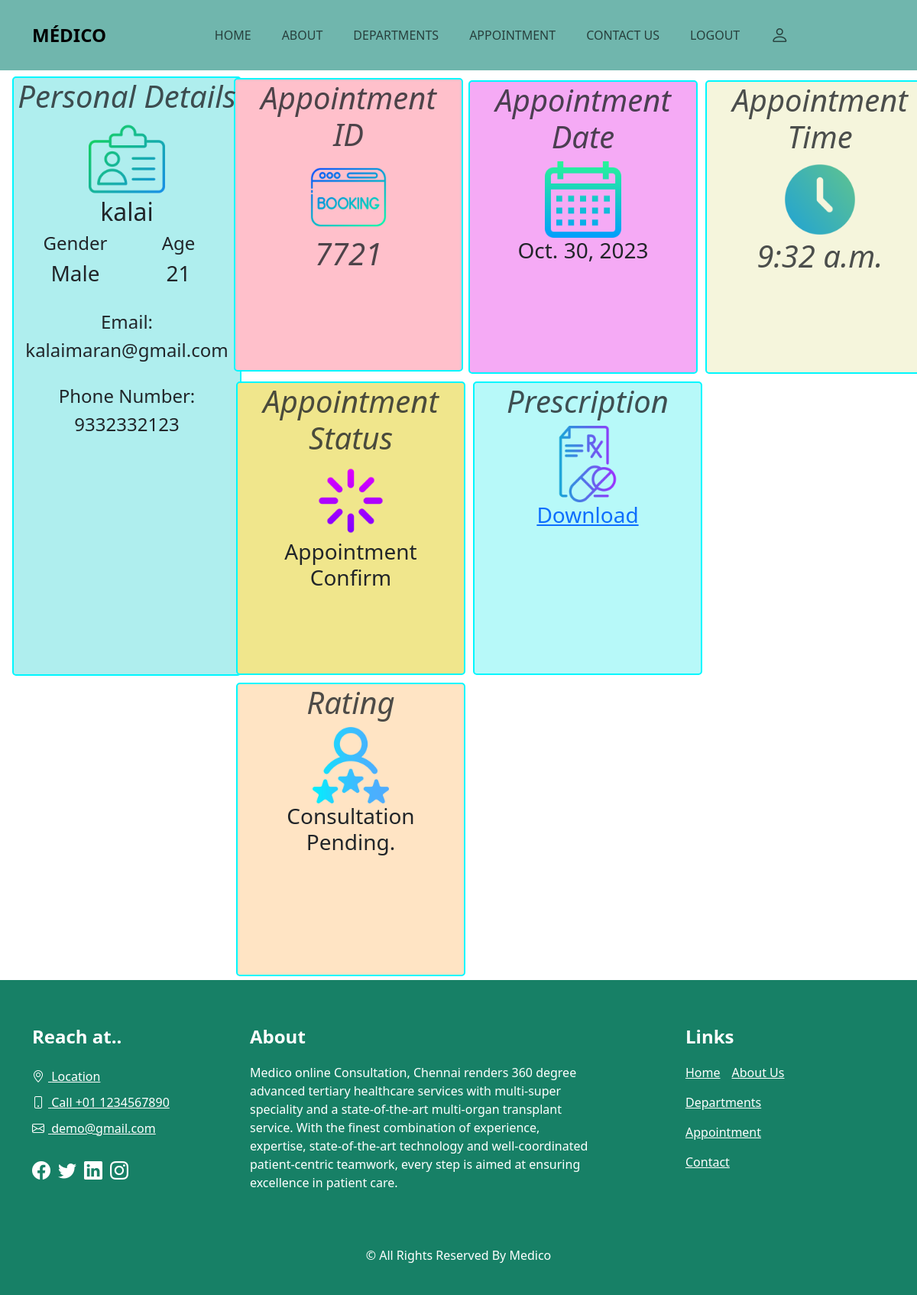
Screenshot of /myappointments/7721 (signed in) with the database file from the repository.
### docapp/models.py (models this page shows, shortened)
class Appointment(models.Model):
    bid=ShortUUIDField(length=4, max_length=4, alphabet="1234567890", primary_key=True, null=False)
    pfname=models.CharField(max_length=40)
    plname=models.CharField(max_length=40)
    pgender=models.CharField(max_length=10)
    page=models.IntegerField()
    pemail=models.CharField(max_length=100)
    pnumber=models.IntegerField()
    pvisited=models.CharField(max_length=4)
    pspecialist=models.CharField(max_length=30)
    pappointdate=models.DateField()
    pappointtime=models.TimeField()
    pstatus=models.CharField(max_length=30, default="Pending")
    pprescription=models.FileField(null=True, blank=True, upload_to='prescription')

### docapp/views.py (the view)
# urls.py: path("myappointments/<int:id>", views.getappointments),
def getappointments(request, id=None):
    if id is not None:
        data=Appointment.objects.filter(bid=id)
        print('id',id)
    return render(request, "myappointments.html", locals())

### templates/myappointments.html (shortened to what this page needs)
{% extends 'base.html' %}
{% block myconsultation %}
<div class="sub_page" style="padding-top: 100px;">
    <!DOCTYPE html>
<html lang="en">
<head>
    <link href="https://cdn.jsdelivr.net/npm/bootstrap@5.3.1/dist/css/bootstrap.min.css" rel="stylesheet">
    <link rel="stylesheet" href="https://cdn.jsdelivr.net/npm/bootstrap-icons@1.10.5/font/bootstrap-icons.css">
</head>
<body>
    {% if id == None %}
    <form method="POST">
        {% csrf_token %}
        <div class="contain">
        <div class="appointcontain">
            <h1>Select Booking ID</h1>
            <select name="bid">
                {% for g in data %}
                <option value="{{g.bid}}" aria-checked="true">{{g.bid}}</option>
                {% endfor %}
            </select>
            <button type="submit" class="btn btn-primary">Submit</button>
        </div>
        </div>
    </form>
    {% else %}
    {% for j in data %}
    <div class="d-flex w-100 m-0 ms-3">
        <div class="col-3">
            <div class="personal">
                <h1>Personal Details</h1>
                <img src="/static/icon/badge.png" alt="">
                <h2 style="text-align: center;">{{j.pfname}}</h2>
                <div class="row g-2">
                    <div class="col-md-4 ms-auto">
                        <h4 for="gender">Gender</h4>
                        <h3 id="gender">{{j.pgender}}</h3>
                    </div>
                    <div class="col-md-4 mx-auto">
                        <h4 for="age">Age</h4>
                        <h3 id="age">{{j.page}}</h3>
                    </div>
                </div><br>
                <div class="row g-2">
                    <div class="col">
                        <h4 for="emaill">Email:</h4>
                        <h4 id="emaill">{{j.pemail}}</h4>
                    </div>
                </div><br>
                <div class="row">
                    <div class="col">
                        <h4 for="pnumber">Phone Number:</h4>
                        <h4 id="pnumber">{{j.pnumber}}</h4>
                    </div>
                </div>
            </div>
        </div>
        <div class="col-9">
            <div class="row">
                <div class="booking">
                    <h1>Appointment ID</h1>
                    <img src="/static/icon/booking.png" alt="">
                    <h1>{{j.bid}}</h1>
                </div>
                <div class="calender">
                    <h1>Appointment Date</h1>
                    <img src="/static/icon/calendar (2).png" alt="">
                    <h3>{{j.pappointdate}}</h3>
                </div>
                <div class="timing">
                    <h1>Appointment Time</h1>
                    <img src="/static/icon/clock (1).png" alt="">
                    <h1>{{j.pappointtime}}</h1>
                </div>
            </div>
            <div class="row">
                <div class="status">
                    <h1>Appointment Status</h1>
                    <img src="/static/icon/waiting.png" alt="">
                    <h3>{{j.pstatus}}</h3>
                </div>
                <div class="prescription">
                    <h1>Prescription</h1>
                    <img src="/static/icon/prescription (1).png" alt="">
                    {% if j.pprescription %}
                    <h3><a href="/static/{{j.pprescription}}">Download</a></h3>
                    {% else %}
                    <h3>Consultation Pending.</h3>
                    {% endif %}
                </div>
                <div class="rating">
                    <h1>Rating</h1>
                    <img src="/static/icon/rating.png" alt="">
                    {% if i.pstatus == 'Consultation Completed' %}
                    <h3><a href="{% url 'rate' %}/{{j.bid}}">Rating</a></h3>
                    {% else %}
                    <h3>Consultation Pending.</h3>
                    {% endif %}
                </div>
            </div>
        </div>
    </div>
    {% endfor %}
    {% endif %}
</div>
{% endblock %}

### static/style.css (style rules this page uses)
body { font-family: 'Nunito', sans-serif; }
a, a:hover, a:focus { text-decoration: none; }
body { font-family: 'Poppins', sans-serif; }
::placeholder { font-size: 16px; }

### templates/myappointments.html (style rules this page uses)
img { margin: 40px; width: 100px; margin: auto; }
h1 { text-align: center; font-style: italic; opacity: 0.8; }
.personal { background-color: paleturquoise; height: 98vh; width: 300px; text-align: center; border: 2px solid rgb(0, 247, 255); border-radius: 5px; }
.booking { background-color: pink; height: 48vh; width: 300px; margin: 2px; text-align: center; border: 2px solid rgb(0, 247, 255); border-radius: 5px; }
.calender { background-color: rgb(245, 170, 245); height: 48vh; width: 300px; margin: 5px; text-align: center; border: 2px solid rgb(0, 247, 255); border-radius: 5px; }
.timing { background-color: beige; height: 48vh; width: 300px; margin: 5px; text-align: center; border: 2px solid rgb(0, 247, 255); border-radius: 5px; }
.status { background-color: khaki; height: 48vh; width: 300px; margin: 5px; text-align: center; border: 2px solid rgb(0, 247, 255); border-radius: 5px; }
.prescription { background-color:rgb(183, 249, 249); height: 48vh; width: 300px; margin: 5px; text-align: center; border: 2px solid rgb(0, 247, 255); border-radius: 5px; }
.rating { background-color: bisque; height: 48vh; width: 300px; margin: 5px; text-align: center; border: 2px solid rgb(0, 247, 255); border-radius: 5px; }

### rows the page displays
Appointment: pfname "kalai", pgender "Male", page "21", pemail "kalaimaran@gmail.com", pnumber "9332332123", bid "7721", pappointdate "Oct. 30, 2023", pappointtime "9:32 a.m.", pstatus "Appointment Confirm"
